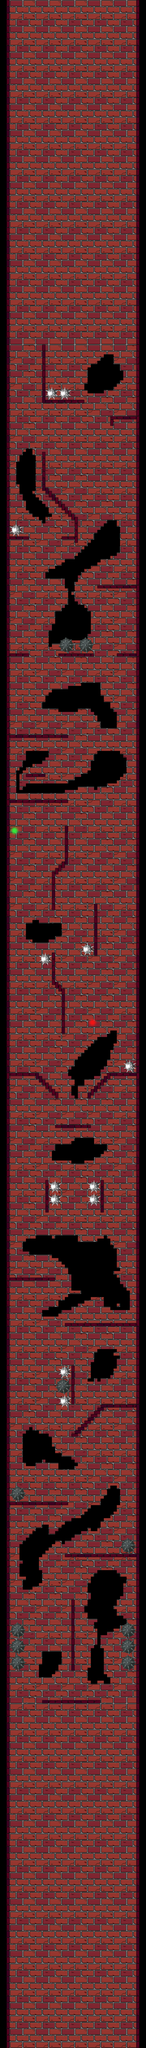

Tiled map render using the project's own tile images. Description and the map definition, with tile-layer contents summarised, below:
An orthogonal 45x630 tile map with 32x32 px tiles, 4 tile layers (background, walls, teleports, dead_things) and 140 objects.

<map version="1.9" tiledversion="1.9.2" orientation="orthogonal" renderorder="right-down" width="45" height="630" tilewidth="32" tileheight="32" infinite="0" nextlayerid="20" nextobjectid="292">
 <tileset firstgid="1" source="map_sprite.tsx" />
 <layer id="16" name="background" width="45" height="630">
  <data>[28350 cells, 0 non-empty, 0 distinct tile ids]</data>
 </layer>
 <layer id="2" name="walls" width="45" height="630">
  <data>[28350 cells, 23505 non-empty, 135 distinct tile ids]</data>
 </layer>
 <layer id="3" name="teleports" width="45" height="630">
  <data>[28350 cells, 18 non-empty, 18 distinct tile ids]</data>
 </layer>
 <layer id="5" name="dead_things" width="45" height="630">
  <data>[28350 cells, 467 non-empty, 41 distinct tile ids]</data>
 </layer>
 <objectgroup id="6" name="walls">
  <object id="148" x="-192" y="0" width="288" height="20160" />
  <object id="149" x="1344" y="0" width="320" height="20160" />
 </objectgroup>
 <objectgroup id="7" name="walls_inside_tower">
  <object id="150" x="416" y="3392" width="32" height="576" />
  <object id="151" x="416" y="3936" width="416" height="32" />
  <object id="152" x="1088" y="4096" width="32" height="96" />
  <object id="153" x="1088" y="4096" width="288" height="32" />
  <object id="154" x="416" y="4448" width="32" height="384" />
  <object id="155" x="416" y="4800" width="64" height="32" />
  <object id="156" x="448" y="4800" width="32" height="64" />
  <object id="157" x="448" y="4832" width="64" height="32" />
  <object id="158" x="480" y="4832" width="32" height="64" />
  <object id="159" x="480" y="4864" width="64" height="32" />
  <object id="160" x="512" y="4864" width="32" height="64" />
  <object id="161" x="512" y="4896" width="64" height="32" />
  <object id="162" x="544" y="4896" width="32" height="64" />
  <object id="163" x="544" y="4928" width="64" height="32" />
  <object id="164" x="576" y="4928" width="32" height="64" />
  <object id="165" x="576" y="4960" width="64" height="32" />
  <object id="166" x="608" y="4960" width="32" height="64" />
  <object id="167" x="608" y="4992" width="64" height="32" />
  <object id="168" x="640" y="4992" width="32" height="64" />
  <object id="169" x="640" y="5024" width="64" height="32" />
  <object id="170" x="672" y="5024" width="32" height="64" />
  <object id="171" x="672" y="5056" width="64" height="32" />
  <object id="172" x="704" y="5056" width="32" height="64" />
  <object id="173" x="704" y="5088" width="64" height="32" />
  <object id="174" x="736" y="5088" width="32" height="256" />
  <object id="175" x="608" y="5280" width="160" height="32" />
  <object id="176" x="64" y="5280" width="224" height="32" />
  <object id="177" x="960" y="5760" width="416" height="32" />
  <object id="178" x="64" y="6432" width="224" height="32" />
  <object id="179" x="576" y="6432" width="352" height="32" />
  <object id="180" x="1152" y="6432" width="224" height="32" />
  <object id="181" x="64" y="7232" width="608" height="32" />
  <object id="182" x="256" y="7616" width="192" height="32" />
  <object id="183" x="64" y="7872" width="608" height="32" />
  <object id="184" x="640" y="8128" width="32" height="384" />
  <object id="185" x="608" y="8480" width="64" height="32" />
  <object id="186" x="608" y="8480" width="32" height="64" />
  <object id="187" x="576" y="8512" width="64" height="32" />
  <object id="188" x="576" y="8512" width="32" height="64" />
  <object id="189" x="544" y="8544" width="64" height="32" />
  <object id="190" x="544" y="8544" width="32" height="64" />
  <object id="191" x="512" y="8576" width="64" height="32" />
  <object id="192" x="512" y="8576" width="32" height="384" />
  <object id="193" x="928" y="8896" width="32" height="512" />
  <object id="194" x="512" y="9376" width="32" height="320" />
  <object id="195" x="512" y="9664" width="64" height="32" />
  <object id="196" x="544" y="9664" width="32" height="64" />
  <object id="197" x="544" y="9696" width="64" height="32" />
  <object id="198" x="576" y="9696" width="32" height="64" />
  <object id="199" x="576" y="9728" width="64" height="32" />
  <object id="200" x="608" y="9728" width="32" height="448" />
  <object id="201" x="64" y="10560" width="320" height="32" />
  <object id="202" x="352" y="10560" width="32" height="64" />
  <object id="203" x="352" y="10592" width="64" height="32" />
  <object id="204" x="384" y="10592" width="32" height="64" />
  <object id="205" x="384" y="10624" width="64" height="32" />
  <object id="206" x="416" y="10624" width="32" height="64" />
  <object id="207" x="416" y="10656" width="64" height="32" />
  <object id="208" x="448" y="10656" width="32" height="64" />
  <object id="209" x="448" y="10688" width="64" height="32" />
  <object id="210" x="480" y="10688" width="32" height="64" />
  <object id="211" x="480" y="10720" width="64" height="32" />
  <object id="212" x="512" y="10720" width="32" height="64" />
  <object id="213" x="512" y="10752" width="64" height="32" />
  <object id="214" x="544" y="10752" width="32" height="64" />
  <object id="215" x="864" y="10752" width="32" height="64" />
  <object id="216" x="864" y="10752" width="64" height="32" />
  <object id="217" x="896" y="10720" width="32" height="64" />
  <object id="218" x="896" y="10720" width="64" height="32" />
  <object id="219" x="928" y="10688" width="32" height="64" />
  <object id="220" x="928" y="10688" width="64" height="32" />
  <object id="221" x="960" y="10656" width="32" height="64" />
  <object id="222" x="960" y="10656" width="64" height="32" />
  <object id="223" x="992" y="10624" width="32" height="64" />
  <object id="224" x="992" y="10624" width="64" height="32" />
  <object id="225" x="1024" y="10592" width="32" height="64" />
  <object id="226" x="1024" y="10592" width="64" height="32" />
  <object id="227" x="1056" y="10560" width="32" height="64" />
  <object id="228" x="1056" y="10560" width="320" height="32" />
  <object id="229" x="544" y="11072" width="352" height="32" />
  <object id="230" x="448" y="11616" width="32" height="320" />
  <object id="231" x="992" y="11616" width="32" height="320" />
  <object id="232" x="64" y="12576" width="480" height="32" />
  <object id="233" x="640" y="13024" width="736" height="32" />
  <object id="234" x="704" y="13440" width="32" height="384" />
  <object id="235" x="992" y="13824" width="384" height="32" />
  <object id="236" x="992" y="13824" width="32" height="64" />
  <object id="237" x="960" y="13856" width="64" height="32" />
  <object id="238" x="960" y="13856" width="32" height="64" />
  <object id="239" x="928" y="13888" width="64" height="32" />
  <object id="240" x="928" y="13888" width="32" height="64" />
  <object id="241" x="896" y="13920" width="64" height="32" />
  <object id="242" x="896" y="13920" width="32" height="64" />
  <object id="243" x="864" y="13952" width="64" height="32" />
  <object id="244" x="864" y="13952" width="32" height="64" />
  <object id="245" x="832" y="13984" width="64" height="32" />
  </objectgroup>
 <objectgroup id="8" name="coins">
  <properties>
   <property name="tp" value="1" />
  </properties>
  <!-- 7 objects omitted --></objectgroup>
 <objectgroup id="9" name="dead_things">
  <!-- 16 objects omitted --></objectgroup>
 <objectgroup id="10" name="moving_beams">
  <!-- 2 objects omitted --></objectgroup>
 <objectgroup id="11" name="walking_enemies" />
 <objectgroup id="12" name="spins">
  <!-- 1 objects omitted --></objectgroup>
 <objectgroup id="13" name="body_parts_restorer">
  <!-- 1 objects omitted --></objectgroup>
 <objectgroup id="14" name="dragons" />
 <objectgroup id="15" name="hounter">
  <!-- 1 objects omitted --></objectgroup>
 <objectgroup id="17" name="changing_pos_beams" />
 <objectgroup id="18" name="spider_webs" />
 <objectgroup id="19" name="teleports">
  <!-- 2 objects omitted --></objectgroup>
</map>
<!-- 42 of 140 objects omitted -->
